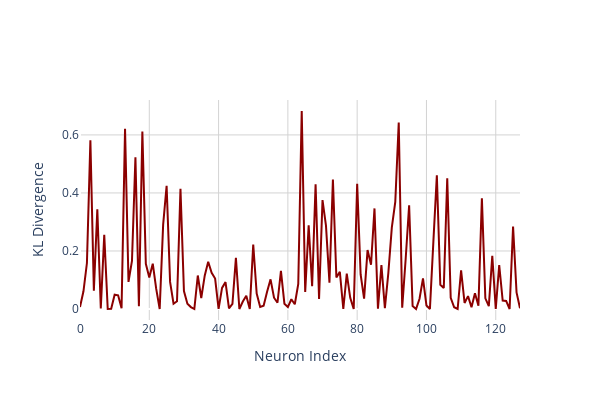

Notebook source saved alongside this figure:
### Code cell
fig = go.Figure()
fig.add_trace(go.Scatter(y=kl_divs, mode='lines', name='', line=dict(color='darkred', width=2)))
fig.update_layout({'plot_bgcolor': 'rgba(255, 255, 255, 1)',})
fig.update_layout(
    xaxis=dict(showgrid=True, gridwidth=1, gridcolor='LightGray'),
    yaxis=dict(showgrid=True, gridwidth=1, gridcolor='LightGray'),
)
fig.update_xaxes(title_text='Neuron Index')
fig.update_yaxes(title_text='KL Divergence')
fig.update_layout(width=600, height=400, autosize=False)
fig.show()

### Figure 1 — Plotly figure (JSON) as saved in the notebook; plotly's stock layout.template omitted (floating-point values rounded to 4 significant figures)
{"data": [{"line": {"color": "darkred", "width": 2}, "mode": "lines", "name": "", "type": "scatter", "y": [0.007205, 0.06113, 0.1584, 0.5814, 0.06263, 0.3434, 0.001788, 0.2557, 3.107e-05, 0.0008288, 0.04935, 0.04737, 0.002565, 0.621, 0.09325, 0.1656, 0.5232, 0.009125, 0.6114, 0.1556, 0.1085, 0.1562, 0.06936, 0, 0.2908, 0.4249, 0.09338, 0.01827, 0.02662, 0.4144, 0.06156, 0.01842, 0.006647, 0, 0.1154, 0.03793, 0.1148, 0.1628, 0.1247, 0.105, 0.0003236, 0.07278, 0.09258, 0.002296, 0.018, 0.1762, 0.0001478, 0.02592, 0.04554, 4.921e-06, 0.2224, 0.05325, 0.007001, 0.01154, 0.05961, 0.1022, 0.03891, 0.02157, 0.1313, 0.0182, 0.006708, 0.03365, 0.01623, 0.08619, 0.6824, 0.05839, 0.2883, 0.07823, 0.4298, 0.03438, 0.3754, 0.2871, 0.09092, 0.4463, 0.1086, 0.128, 0, 0.1216, 0.03862, 9.397e-05, 0.4312, 0.119, 0.0356, 0.2031, 0.1525, 0.3467, 0.0008686, 0.1513, 0.002609, 0.1243, 0.2804, 0.369, 0.6425, 0.004643, 0.1725, 0.3575, 0.0101, 1.747e-05, 0.03525, 0.1053, 0.01194, 0, 0.2332, 0.4608, 0.08369, 0.07211, 0.4505, 0.0382, 0.00611, 0, 0.1332, 0.0207, 0.04422, 0.005887, 0.05421, 0.01153, 0.3813, 0.03695, 0.00992, 0.1835, 2.709e-05, 0.1516, 0.02919, 0.02776, 0, 0.2844, 0.05741, 0.002855]}], "layout": {"autosize": false, "height": 400, "plot_bgcolor": "rgba(255, 255, 255, 1)", "width": 600, "xaxis": {"gridcolor": "LightGray", "gridwidth": 1, "showgrid": true, "title": {"text": "Neuron Index"}}, "yaxis": {"gridcolor": "LightGray", "gridwidth": 1, "showgrid": true, "title": {"text": "KL Divergence"}}}}
